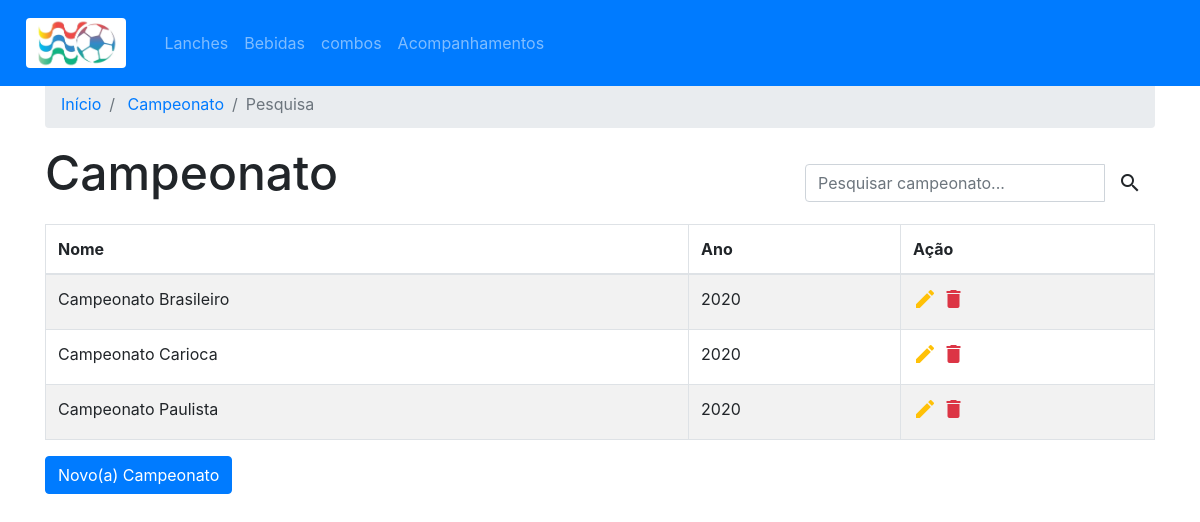
The app's page /campeonato.php with its own data.
### tables this page shows
CREATE TABLE `campeonato` (
  `id_campeonato` int(11) NOT NULL,
  `nome` varchar(100) NOT NULL,
  `ano` int(11) NOT NULL
);

### configuracaoTabelaCampeonato.php (called while the page is built, shortened)
<?php
    include "conexao.php";
    $sql = "SELECT * FROM campeonato ORDER BY nome";
    $resultado = $conexao->query($sql);
?>

### classeLayout/classeTabela.php (the view)
<?php
    class Tabela{
        private $cabecalho;
        private $dados;
        public function __construct($parametros){
            $this->cabecalho = $parametros["cabecalho"];
            if(isset($parametros["dados"])){
                $this->dados = $parametros["dados"];
            }
        }
        public function exibe(){
            echo '
            <div class="table-responsive">
            <table class="table table-striped table-bordered table-hover">
                <thead>
                    <tr>';
            foreach($this->cabecalho as $i=>$c){
                echo "<th>$c</th>";
            }
            echo'
                <th>Ação</th>
                    </tr>
                </thead>
                <tbody>';
            if($this->dados != ""){
                foreach($this->dados as $i=>$linha){
                    echo "<tr>";
                    foreach($linha as $j=>$td){
                        if(!is_numeric($j)){
                            if($j[0]!="i" && $j[1]!="d"){
                                echo "<td>".$td."</td>";
                            }
                        }
                    }
                    echo '
                        <td>
                            <a href="editar.php?id='.$linha[0].'" data-toggle="tooltip" title="Editar">
                                <i class="material-icons text-warning">create</i>
                            </a>
                            <a href="remover.php?id='.$linha[0].'" data-toggle="tooltip" title="Excluir">
                                <i class="material-icons text-danger">delete</i>
                            </a>
                        </td>
                    </tr>';
                }
            }
            else{
                $qtd=sizeof($this->cabecalho) + 1;
                echo "<tr><td colspan='$qtd'>Não há dados cadastrados</td></tr>";
            }
            echo '
               </tbody>
            </table>
        </div>
            ';
        }
    }
?>

### classeLayout/classeCabecalho.php
<?php
    class Cabecalho{
        private $logo;
        private $alt_logo;
        private $links;
        public function __construct($parametros){
            $this->logo = $parametros["logo"];
            $this->alt_logo = $parametros["alt_logo"];
            $this->links = $parametros["links"];
        }
        public function exibe(){
            echo '
            <!DOCTYPE html>
                <html>
                <head>
                    <meta charset="utf-8" />
                    <meta name="viewport" content="width=device-width, initial-scale=1"/>
                    <title>Página Inicial</title>
                    <link rel="stylesheet" href="css/bootstrap.min.css" />
                    <link rel="stylesheet" href="css/bootstrap-datepicker.min.css" />
                    <link rel="stylesheet" href="css/index.css" />
                    <link rel="stylesheet"
                        href="https://fonts.googleapis.com/icon?family=Material+Icons" />
                </head>
                <body>
                <div class="container">
                    <nav class="navbar navbar-expand-md bg-primary navbar-dark fixed-top">
                    <a href="index.php" class="navbar-brand logotipo">
                        <img src="'.$this->logo.'" class="rounded" alt="'.$this->alt_logo.'" />
                    </a>
                    <button class="navbar-toggler" type="button"
                        data-toggle="collapse" data-target="#menu">
                        <span class="navbar-toggler-icon"></span>
                    </button>
                    <div class="collapse navbar-collapse" id="menu">
                        <ul class="navbar-nav">';
                            foreach($this->links as $i=>$l){
                                echo '<li class="nav-item">
                                        <a class="nav-link" href="'.$l["link"].'">'.
                                        $l["label"]
                                        .'</a>
                                     </li>';
                            }
                    echo '</ul>
                    </div>
                </nav>';
        }
    }
?>

### classeLayout/classeBreadCrumb.php (shortened to what this page needs)
<?php
    class BreadCrumb{
        public function __construct($p){
            $this->itens = $p["links"];
        }
        public function exibe(){
            echo '
                <nav>
                    <ol class="breadcrumb bread migalha">';
                    $ultimo = sizeof($this->itens) - 1;
                    foreach($this->itens as $j=>$i){
                        if($j==$ultimo){
                            echo '<li class="breadcrumb-item active">'.$i["label"].'</li>';
                        }
                        else{
                        echo '
                            <li class="breadcrumb-item">
                                <a href="'.$i["link"].'">'.$i["label"].'</a>
                            </li>';
                        }
                    }
            echo '
                   </ol>
                </nav>
            ';
        }
    }
?>

### classeLayout/classeRowCabecalho.php
<?php
    class RowCabecalho{
        private $titulo;
        private $pesquisa;
        public function __construct($parametros){
            $this->titulo = $parametros["titulo"];
            $this->pesquisa = $parametros["pesquisa"];
        }
        public function exibe(){
                echo '
            <div class="row cabecalho">
                <div class="col-12 col-md-6">
                    <h1>'.$this->titulo.'</h1>
                </div>
                <div class="form-group col-12 col-md-4 offset-md-2 busca">
                    <div class="input-group">
                        <input type="text" name="busca" id="busca"
                            class="form-control"
                            placeholder="Pesquisar '.$this->pesquisa.'..." />
                        <span class="input-group-btn">
                            <button type="button"class="btn btn-default">
                                <i class="material-icons">search</i>
                            </button>
                        </span>
                    </div>
                </div>
            </div>';
        }
    }
?>

### classeLayout/classeFooter.php
<?php
    class Footer{
        private $titulo;
        private $id_titulo;
        public function __construct($parametros){
            $this->titulo = $parametros["titulo"];
            $this->id_titulo = $parametros["id_titulo"];
        }
        public function exibe(){
            echo '
            <footer class="row">
                <div class="col-sm-6">
                    <button type="button" class="btn btn-primary"
                        data-toggle="modal" data-target="#novo'.$this->id_titulo.'">
                        Novo(a) '.$this->titulo.'
                    </button>
                </div>
            </footer>
        </div>
            ';
        }
    }
?>

### campeonato.php (shortened to what this page needs)
<?php
    $cabecalho = new Cabecalho($p);
    $cabecalho->exibe();
    $id = "Campeonato";
    include "configuracaoBreadCrumb.php";
    $breadcrumb = new BreadCrumb($p);
    $breadcrumb->exibe();
    include "configuracaoRowCabecalho.php";
    $rowCabecalho = new RowCabecalho($p);
    $rowCabecalho->exibe();
    include "configuracaoTabela$id.php";
    $tabela = new Tabela($p);
    $tabela->exibe();
    include "configuracaoFooter.php";
    $footer = new Footer($p);
    $footer->exibe();
?>
</body>
</html>

### css/index.css (style rules this page uses)
.logotipo { padding: 10px; margin-right: 20px; }
.logotipo img { height: 50px; }
.migalha { margin-top: 80px; }
.busca { margin-top: 20px; }
.cabecalho h1 { margin: 0; font-size: 3em; }

### records on screen
campeonato: nome "Campeonato Brasileiro", ano "2020"
campeonato: nome "Campeonato Carioca", ano "2020"
campeonato: nome "Campeonato Paulista", ano "2020"

### other values on screen
$l["label"] "Lanches"
$l["label"] "Bebidas"
$l["label"] "combos"
$l["label"] "Acompanhamentos"
$i["label"] "Início"
$i["label"] "Campeonato"
$i["label"] "Pesquisa"
$this->titulo "Campeonato"
$c "Nome"
$c "Ano"
